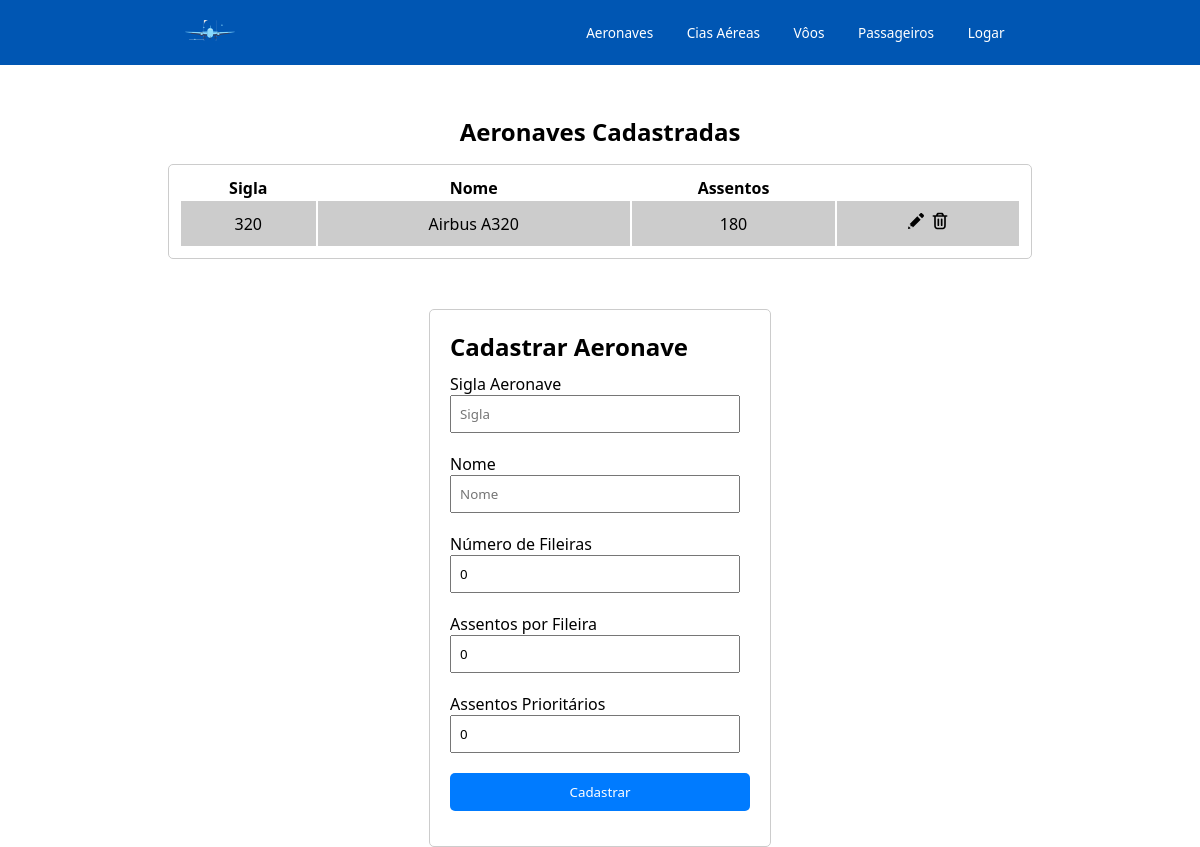
Page /public/Pages/aeronave.php on the earlier database version.
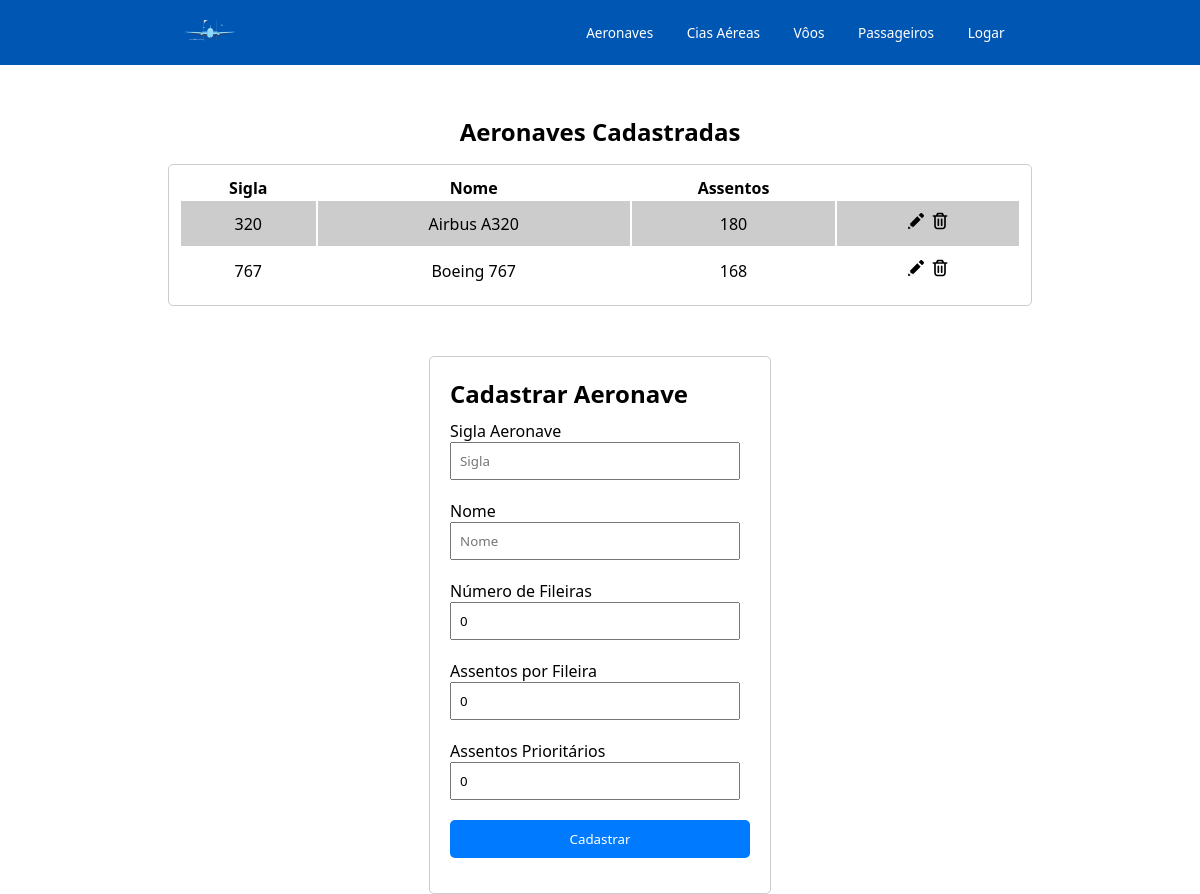
Same page on the later database version.
### tables this page shows
CREATE TABLE aeronave (
            id INTEGER PRIMARY KEY AUTOINCREMENT,
            sigla CHAR(4),
            quantidade_assentos INTEGER,
            marca VARCHAR(20),
            quantidade_fileiras INTEGER,
            quantidade_colunas INTEGER,
            assentos_prioritarios INTEGER,
            assentos_por_fila INTEGER,
            assentos_por_coluna INTEGER
        );

### autoload.php (called while the page is built, shortened)
<?php
spl_autoload_register(function ($class) {
    $prefix = "App";
    $base_dir = __DIR__ ."/src/";
    $len = strlen($prefix);
    $relavite_class = substr($class, $len);
    $file = $base_dir . str_replace('\\', '/', $relavite_class) . '.php';
});

### src/Infra/Database/DatabaseManager.php (called while the page is built, shortened)
<?php
class DatabaseManager
{
    private static $instance;
    public static function getConn(): \PDO
    {
        if (self::$instance == null) {
            try {
                self::$instance = new \PDO("sqlite:" . DB_PATH);
            } catch (\Exception $e) {
                echo $e->getMessage();
            }
        }
        return self::$instance;
    }
}

### src/DAO/AeronaveDAO.php (called while the page is built, shortened)
<?php
class AeronaveDAO {
    private PDO $conexao;
    public function __construct() {
        $this->conexao = DatabaseManager::getConn();
    }
    public function read(): array {
        $sql = "SELECT * FROM aeronave";
        $stmt = $this->conexao->query($sql);
        $aeronaves = [];
        while ($row = $stmt->fetch(PDO::FETCH_OBJ)) {
            $aeronaves[] = $this->mapAeronave($row);
        }
        return $aeronaves;
    }
    private function mapAeronave(object $data): Aeronave
    {
        $aero = new Aeronave(
            $data->sigla,
            $data->marca,
            $data->quantidade_fileiras,
            $data->assentos_por_fila,
            $data->assentos_prioritarios
        );
        $aero->setId($data->id);
        return $aero;
    }
}

### src/Entities/Entity.php (called while the page is built, shortened)
<?php
abstract class Entity
{
    private ?int $id;
    public function getId(): ?int
    {
        return $this->id ?? null;
    }
    public function setId(int $id):self
    {
        $this->id = $id;
        return $this;
    }
}

### src/Entities/Aeronave.php (called while the page is built, shortened)
<?php
class Aeronave extends Entity
{
    private string $sigla;
    private int $qteFileiras;
    private int $assentosPorFila;
    private int $assentosPrioritarios;
    private string $marca;
    public function __construct(string $sigla, string $marca, int $qteFileiras, int $assentosPorFila, int $assentosPrioritarios)
    {
        $this->sigla = $sigla;
        $this->marca = $marca;
        $this->qteFileiras = $qteFileiras;
        $this->assentosPorFila = $assentosPorFila;
        $this->assentosPrioritarios = $assentosPrioritarios;
    }
    public function getAssentosFila(){
        return $this->assentosPorFila;
    }
    public function getQuantidadeFilas(){
        return $this->qteFileiras;
    }
    public function getSigla(){
        return $this->sigla;
    }
    public function getMarca(){
        return $this->marca;
    }
    public function getAssentosPrioritarios(){
        return $this->assentosPrioritarios;
    }
}

### public/Pages/aeronave.php (the view, shortened to what this page needs)
<?php
require_once '../../autoload.php';
require 'templates/header.php';
$aeronaveDAO = new AeronaveDAO();
$aeros = $aeronaveDAO->read();
if (isset($_GET['id'])) {
    if(isset($_GET['delete']) && $_GET['delete']){
        $aeronaveDAO->delete($_GET['id']);
        header("Location:/public/Pages/aeronave.php");
    }
    $aeroEdit = $aeronaveDAO->getById($_GET['id']);
    if (!$aeroEdit) {
        $aeroEdit = new Aeronave('', '', 0, 0, 0);
    }
} else {
    $aeroEdit = new Aeronave('', '', 0, 0, 0);
}
?>
<head>
</head>
<section class="section-container">
    <h2>Aeronaves Cadastradas</h2>
    <table class="tabela">
        <thead>
            <tr>
                <th>Sigla</th>
                <th>Nome</th>
                <th>Assentos</th>
            </tr>
        </thead>
        <tbody>
            <?php
            foreach ($aeros as $aero) {
                echo "<tr>
        <td>{$aero->getSigla()}</td>
        <td>{$aero->getMarca()}</td>
        <td>" . $aero->getAssentosFila() * $aero->getQuantidadeFilas() . "</td>
        <td>
        <a href=\"/public/Pages/aeronave.php?id={$aero->getId()}\"><img src=\"/public/assets/images/edit-icon.svg\"></a>
        <a href=\"/public/Pages/aeronave.php?id={$aero->getId()}&delete=true\"><img src=\"/public/assets/images/trash-icon.svg\"></a>
        </td>
    </tr>";
            }
            ?>
        </tbody>
    </table>
</section>
<div class="container">
    <h2>Cadastrar Aeronave</h2>
    <form action="/public/Routes/cadastrarAeronave.php" method="POST">
        <div class="input-group">
            <label for="sigla">Sigla Aeronave</label>
            <input type="text" id="sigla" name="sigla" placeholder="Sigla" value="<?php echo $aeroEdit->getSigla() ?>" required>
        </div>
        <div class="input-group">
            <label for="marca">Nome</label>
            <input type="text" id="marca" name="marca" placeholder="Nome" value="<?php echo $aeroEdit->getMarca() ?>">
        </div>
        <div class="input-group">
            <label for="fileira">Número de Fileiras</label>
            <input type="number" id="fileira" name="fileira" placeholder="30" value="<?php echo $aeroEdit->getQuantidadeFilas() ?>">
        </div>
        <div class="input-group">
            <label for="assentos">Assentos por Fileira</label>
            <input type="number" id="assentos" name="assentos" placeholder="6" value="<?php echo $aeroEdit->getAssentosFila() ?>">
        </div>
        <div class="input-group">
            <label for="prioritarios">Assentos Prioritários</label>
            <input type="number" id="prioritarios" name="prioritarios" placeholder="6" value="<?php echo $aeroEdit->getAssentosPrioritarios() ?>">
        </div>
        <button type="submit">
            <?php
            if ($aeroEdit->getId()) {
                echo "Atualizar";
            } else {
                echo "Cadastrar";
            }
            ?>
        </button>
    </form>
</div>
<?php
require 'templates/final.php';
?>

### public/Pages/templates/cabecalho.php (shortened to what this page needs)
<!DOCTYPE html>
<html lang="pt-br">
<head>
    <link rel="stylesheet" href="/public/assets/css/style.css">
</head>
<body>

### public/Pages/templates/header.php (shortened to what this page needs)
<?php
include 'cabecalho.php';
$logado = false;
?>
<header>
    <span>
        <a href="/index.php"><img src="/public/assets/images/aircraft.svg"></a>
    </span>
    <nav>
        <ul>
            <li><a href="/public/Pages/aeronave.php">Aeronaves</a></li>
            <li><a href="/public/Pages/cia_aerea.php">Cias Aéreas</a></li>
            <li><a href="/public/Pages/voo.php">Vôos</a></li>
            <li><a href="/public/Pages/passageiro.php">Passageiros</a></li>
            <li><?php
                if (!$logado) {
                    echo '<a href="/public/Pages/login.php">Logar</a>';
                } else {
                    echo "Bem vindo {$logado->getNome()} (<a href=\"/public/Routes/logout.php\">logout</a>)";
                }
                ?>
            </li>
        </ul>
    </nav>
</header>

### public/Pages/templates/final.php
</body>
</html>

### public/assets/css/style.css (style rules this page uses)
:root { --primary: #88D9FD; --secondary: #66B7DB; --action: #007bff; }
* { font-family: system-ui, -apple-system, BlinkMacSystemFont, 'Segoe UI', Roboto, Oxygen, Ubuntu, Cantarell, 'Open Sans', 'Helvetica Neue', sans-serif; padding: 0; margin:0; }
.container { width: 300px; margin: 0 auto; padding: 20px; border: 1px solid #ccc; border-radius: 5px; }
input, select { width: 90%; margin-bottom: 10px; padding: 8px; }
.input-group { margin: 10px 0; }
button { width: 100%; padding: 10px; background-color: var(--action); color: #fff; border: none; border-radius: 5px; cursor: pointer; margin-bottom: 15px; }
header { display: flex; align-items: center; justify-content: space-around; background-color: #0056b3; }
header { font-size: 0.85rem; color: #fff; padding: 20px; margin-bottom: 50px; }
header a { text-decoration: none; color: #fff; }
header li { list-style: none; display: inline; margin-left: 10px; padding: 10px; border-radius: 12px; transition: all ease-in-out 300ms; }
header img { max-width: 50px; }
section { width: 80%; margin:auto; margin-bottom: 50px; }
.section-container { display:flex; flex-direction:column; align-items:center; justify-content:center; gap: 1rem; }
.section-container img { max-width: 400px; }
.tabela { width: 90%; padding: 10px; border-radius: 5px; text-align: center; border: #ccc solid 1px; }
.tabela td { padding: 10px; }
.tabela tbody tr:nth-child(odd) { background-color: #ccc; }
.tabela a > img { max-width: 20px; }

Differences in the rows shown:
added aeronave: sigla "767", marca "Boeing 767", $aero->getAssentosFila() * $aero->getQuantidadeFilas() "168"
